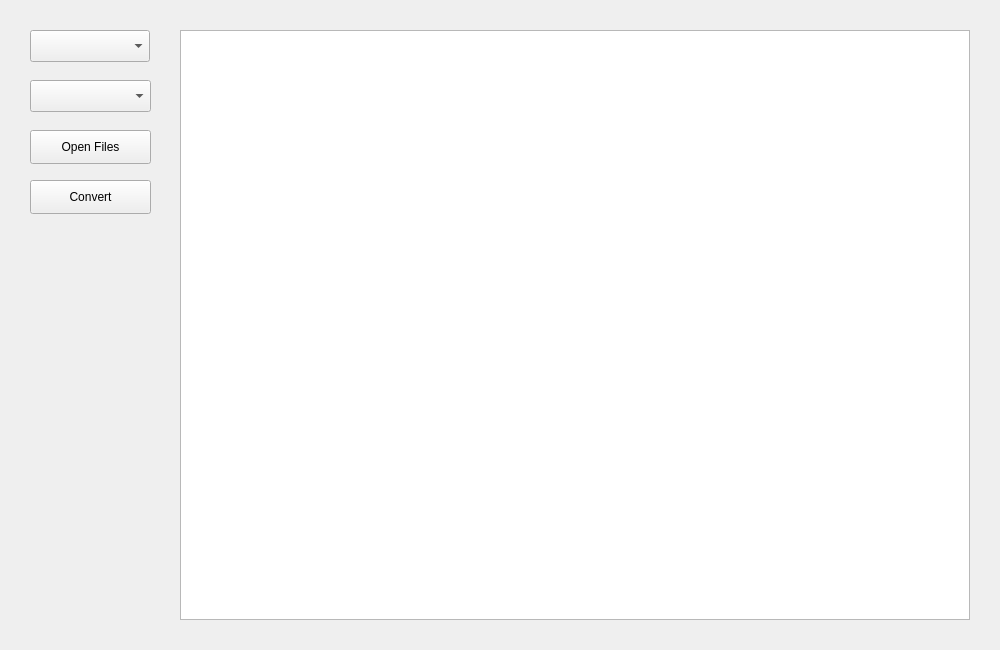
<?xml version="1.0" encoding="UTF-8"?>
<ui version="4.0">
 <class>MainWindow</class>
 <widget class="QMainWindow" name="MainWindow">
  <property name="geometry">
   <rect>
    <x>0</x>
    <y>0</y>
    <width>1000</width>
    <height>650</height>
   </rect>
  </property>
  <property name="windowTitle">
   <string>Encoding Converter</string>
  </property>
  <widget class="QWidget" name="centralWidget">
   <widget class="QPushButton" name="convert">
    <property name="geometry">
     <rect>
      <x>30</x>
      <y>180</y>
      <width>121</width>
      <height>34</height>
     </rect>
    </property>
    <property name="text">
     <string>Convert</string>
    </property>
   </widget>
   <widget class="QComboBox" name="sourceEncoding">
    <property name="geometry">
     <rect>
      <x>30</x>
      <y>30</y>
      <width>120</width>
      <height>32</height>
     </rect>
    </property>
    <property name="sizePolicy">
     <sizepolicy hsizetype="Preferred" vsizetype="Fixed">
      <horstretch>0</horstretch>
      <verstretch>0</verstretch>
     </sizepolicy>
    </property>
    <property name="editable">
     <bool>false</bool>
    </property>
    <property name="currentText">
     <string notr="true"/>
    </property>
    <property name="currentIndex">
     <number>-1</number>
    </property>
   </widget>
   <widget class="QComboBox" name="destinationEncoding">
    <property name="geometry">
     <rect>
      <x>30</x>
      <y>80</y>
      <width>121</width>
      <height>32</height>
     </rect>
    </property>
   </widget>
   <widget class="QListWidget" name="selectedFiles">
    <property name="geometry">
     <rect>
      <x>180</x>
      <y>30</y>
      <width>790</width>
      <height>590</height>
     </rect>
    </property>
   </widget>
   <widget class="QPushButton" name="openFiles">
    <property name="geometry">
     <rect>
      <x>30</x>
      <y>130</y>
      <width>121</width>
      <height>34</height>
     </rect>
    </property>
    <property name="text">
     <string>Open Files</string>
    </property>
   </widget>
  </widget>
 </widget>
 <layoutdefault spacing="6" margin="11"/>
 <resources/>
 <connections/>
</ui>
